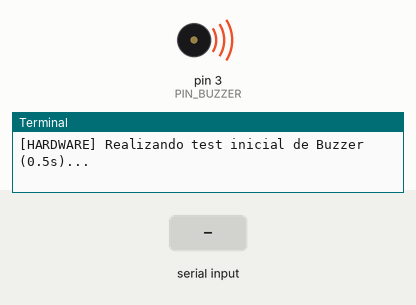
Recording of a program running on a simulated Raspberry Pi (header pin numbers). On the bench: buzzer (waves = sounding, pin HIGH), the last lines printed to the terminal. Inputs (shaded band) come from the test bench. The clock reads 2024-03-15 10:24:30 at power-on unless the program sets it; no MQTT or app messages arrive unless stated.

Above: at 0.1 s.
At 1.8 s:
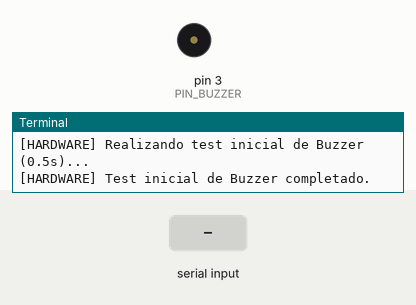
1.9 s: "AMARILLO_PULSADO\n" received over the second serial link
4.1 s: "ROJO_PULSADO\n" received over the second serial link
5.6 s: "DIST:\n" received over the second serial link
Timing chart, 0 to 8.6 s (numbered marks = the images above; inputs shaded):
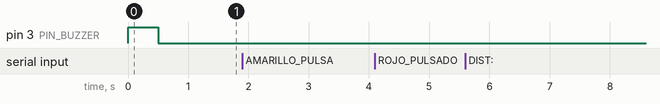

The program:

codigofinalraspberry.py
```python
import serial
import RPi.GPIO as GPIO
import time
import json
from datetime import datetime
import paho.mqtt.client as mqtt
from paho.mqtt.enums import CallbackAPIVersion

# Config general
USER_ID = "trh"
DEVICE_ID = "berry"
DEVICE_CREDENTIAL = "berry123"

MQTT_BROKER = "backend.thinger.io"
MQTT_PORT = 1883

TOPIC_PUB = f"v2/{USER_ID}/devices/{DEVICE_ID}/data"

# GPIO
MODO_GPIO = GPIO.BOARD
PIN_BUZZER = 3

PUERTO_SERIE = "/dev/ttyACM0"
BAUDIOS = 9600

UMBRAL_DISTANCIA = 50
TIEMPO_MAX_DISTANCIA = 20 * 60 # 20 minutos en segundos


# ESTADO DEL SISTEMA
class EstadoSistema:
    def __init__(self):
        self.hora_alarma = 12
        self.minuto_alarma = 0
        self.distancia_actual = 0
        self.amarillo_pulsado_hoy = False
        self.alarma_sonando = False
        self.modo_noche_activo = False
        self.tiempo_inicio_distancia = None
        self.alerta_distancia_enviada = False
        self.mensaje_alerta_display = "Sistema iniciado correctamente"
        self.ultimo_envio_mqtt = 0

estado = EstadoSistema()

# buzzer
def inicializar_gpio():
    GPIO.cleanup()
    GPIO.setmode(MODO_GPIO)
    GPIO.setup(PIN_BUZZER, GPIO.OUT)
    GPIO.output(PIN_BUZZER, GPIO.LOW)
    print(f"[GPIO] Configurado en modo BOARD. Pin Buzzer asignado: {PIN_BUZZER}")

def encender_buzzer():
    GPIO.output(PIN_BUZZER, GPIO.HIGH)

def apagar_buzzer():
    GPIO.output(PIN_BUZZER, GPIO.LOW)

# prueba para asegurar que el buzzer funciona y esta bien conectado
def probar_hardware_inicial():
    print("[HARDWARE] Realizando test inicial de Buzzer (0.5s)...")
    encender_buzzer()
    time.sleep(0.5)
    apagar_buzzer()
    print("[HARDWARE] Test inicial de Buzzer completado.")

def on_disconnect(client, userdata, disconnect_flags=None, reason_code=0, properties=None):
    print(f"\n[MQTT] Desconectado del broker (reason_code={reason_code}). "
          f"paho-mqtt reintentará la conexión automáticamente...\n")

def crear_cliente_mqtt():
    client = mqtt.Client(
        callback_api_version=CallbackAPIVersion.VERSION2,
        client_id=DEVICE_ID
    )
    client.username_pw_set(USER_ID, DEVICE_CREDENTIAL)
    client.on_disconnect = on_disconnect
    # Reintentos automáticos de reconexión
    client.reconnect_delay_set(min_delay=1, max_delay=30)
    return client

# Lógica del sistema y alarmasS
def evaluar_alarma_medicina(ahora):
    if ahora.hour == estado.hora_alarma and ahora.minute == estado.minuto_alarma:
        if not estado.amarillo_pulsado_hoy and not estado.alarma_sonando:
            estado.mensaje_alerta_display = f"¡ALARMA! Medicina no tomada ({estado.hora_alarma:02d}:{estado.minuto_alarma:02d})"
            print(f"\n[EVENTO ALARMA] {estado.mensaje_alerta_display}")
            encender_buzzer()
            estado.alarma_sonando = True

def evaluar_sensor_distancia():
    if estado.modo_noche_activo:
        if estado.distancia_actual > UMBRAL_DISTANCIA:
            if estado.tiempo_inicio_distancia is None:
                estado.tiempo_inicio_distancia = time.time()

            transcurrido = time.time() - estado.tiempo_inicio_distancia
            if transcurrido >= TIEMPO_MAX_DISTANCIA and not estado.alerta_distancia_enviada:
                estado.mensaje_alerta_display = f"¡ALERTA! Distancia ({estado.distancia_actual}cm) > {UMBRAL_DISTANCIA}cm"
                print(f"\n[EVENTO DISTANCIA] {estado.mensaje_alerta_display}")
                encender_buzzer()
                estado.alerta_distancia_enviada = True
        else:
            estado.tiempo_inicio_distancia = None
            if estado.alerta_distancia_enviada:
                estado.alerta_distancia_enviada = False
                if not estado.alarma_sonando:
                    apagar_buzzer()

def procesar_mensajes_arduino(linea):
    print(f"[SERIE RAW] Arduino -> '{linea}'")

    if linea == "AMARILLO_PULSADO":
        estado.amarillo_pulsado_hoy = True
        estado.mensaje_alerta_display = "Medicina tomada correctamente"
        print(" -> [EVENTO] Botón Amarillo Pulsado (Medicina tomada)")
        if estado.alarma_sonando:
            apagar_buzzer()
            estado.alarma_sonando = False

    elif linea == "ROJO_PULSADO":
        estado.modo_noche_activo = not estado.modo_noche_activo
        estado_str = "ACTIVADO" if estado.modo_noche_activo else "DESACTIVADO"
        estado.mensaje_alerta_display = f"Modo distancia: {estado_str}"
        print(f" -> [EVENTO] Botón Rojo Pulsado (Modo distancia: {estado_str})")

        if not estado.modo_noche_activo:
            estado.tiempo_inicio_distancia = None
            if estado.alerta_distancia_enviada:
                estado.alerta_distancia_enviada = False
                if not estado.alarma_sonando:
                    apagar_buzzer()

    elif linea.startswith("DIST:"):
        try:
            estado.distancia_actual = int(linea.split(':')[1])
        except (IndexError, ValueError):
            pass

def enviar_telemetria_a_thinger(client, ahora):
    telemetria = {
        "distancia_cm": estado.distancia_actual,
        "medicina_tomada": estado.amarillo_pulsado_hoy,
        "modo_noche": estado.modo_noche_activo,
        "alarma_activa": estado.alarma_sonando,
        "mensaje_estado": estado.mensaje_alerta_display
    }

    payload_json = json.dumps(telemetria)

    print("\n" + "=" * 65)
    print("[LOG DE ESTADO - RASPBERRY PI]")
    print(f"  * Hora actual Raspberry:    {ahora.strftime('%H:%M:%S')}")
    print(f"  * Hora alarma programada:  {estado.hora_alarma:02d}:{estado.minuto_alarma:02d}")
    print(f"  * Distancia medida:       {estado.distancia_actual} cm")
    print(f"  * Medicina tomada hoy:     {estado.amarillo_pulsado_hoy}")
    print(f"  * Estado Buzzer (PIN):     {'HIGH (ENCENDIDO)' if estado.alarma_sonando or estado.alerta_distancia_enviada else 'LOW (APAGADO)'}")
    print(f"  * Mensaje de Estado:       '{estado.mensaje_alerta_display}'")
    print("=" * 65 + "\n")

    client.publish(TOPIC_PUB, payload_json)
    estado.ultimo_envio_mqtt = time.time()

# Main
def main():
    print("=== INICIO RASPBERRY PI ===")

    # 1. Inicializar Hardware y Test
    inicializar_gpio()
    probar_hardware_inicial()

    # 2. Configurar y Conectar MQTT
    mqtt_client = crear_cliente_mqtt()
    mqtt_client.connect_async(MQTT_BROKER, MQTT_PORT, keepalive=60)
    mqtt_client.loop_start()

    # 3. Conexión con Arduino
    arduino = None

    # 4. Bucle Principal de Ejecución
    try:
        while True:
            # Reintento de conexión serie si se desconecta
            if arduino is None or not arduino.is_open:
                try:
                    arduino = serial.Serial(PUERTO_SERIE, BAUDIOS, timeout=1)
                    time.sleep(2)
                    print(f"[SERIE] ¡Arduino conectado en {PUERTO_SERIE}!")
                except serial.SerialException:
                    time.sleep(2)

            ahora = datetime.now()

            # Reset diario a medianoche
            if ahora.hour == 0 and ahora.minute == 0 and ahora.second == 0:
                estado.amarillo_pulsado_hoy = False

            # Evaluación de eventos
            evaluar_alarma_medicina(ahora)
            evaluar_sensor_distancia()

            # Lectura del puerto serie de Arduino
            if arduino and arduino.is_open and arduino.in_waiting > 0:
                linea = arduino.readline().decode('utf-8', errors='ignore').strip()
                if linea:
                    procesar_mensajes_arduino(linea)

            # Publicación periódica cada 5 segundos
            if time.time() - estado.ultimo_envio_mqtt >= 5:
                enviar_telemetria_a_thinger(mqtt_client, ahora)

            time.sleep(0.05)

    except KeyboardInterrupt:
        print("\n[SISTEMA] Detención solicitada por el usuario.")

    finally:
        print("[SISTEMA] Cerrando conexiones y liberando pines...")
        apagar_buzzer()
        GPIO.cleanup()
        mqtt_client.loop_stop()
        mqtt_client.disconnect()
        if arduino and arduino.is_open:
            arduino.close()
        print("[SISTEMA] Programa finalizado correctamente.")


if __name__ == "__main__":
    main()
```
